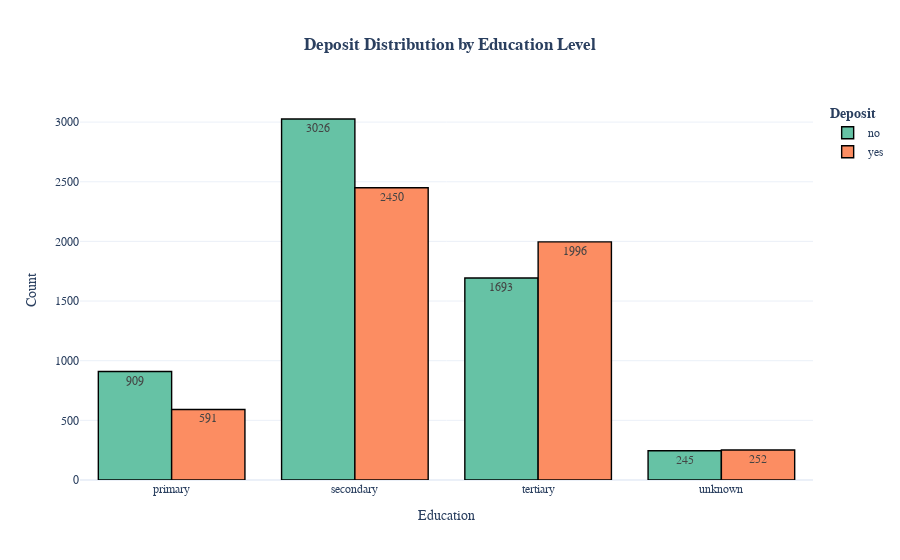

Notebook cell for this chart:
### Code cell
import plotly.express as px

# Countthe number of customers for each education level and deposit status
education_deposit_counts = df.groupby(['education', 'deposit']).size().reset_index(name='count')

# Create the grouped bar plot
fig = px.bar(education_deposit_counts, x='education', y='count', color='deposit', barmode='group',
             text='count', template='plotly_white',
             title='<b>Deposit Distribution by Education Level</b>',
             labels={'education': 'Education', 'count': 'Count', 'deposit': 'Deposit'},
             color_discrete_sequence=px.colors.qualitative.Set2)

# Update marker properties
fig.update_traces(marker=dict(line=dict(color='#000000', width=1.4)))

# Update layout
fig.update_layout(title_x=0.5, legend_title_text='<b>Deposit', font_family="Times New Roman", title_font_family="Times New Roman")

fig.show()

### Figure 1 — Plotly figure (JSON) as saved in the notebook; plotly's stock layout.template omitted (floating-point values rounded to 4 significant figures)
{"data": [{"alignmentgroup": "True", "hovertemplate": "Deposit=no<br>Education=%{x}<br>Count=%{text}<extra></extra>", "legendgroup": "no", "marker": {"color": "rgb(102,194,165)", "line": {"color": "#000000", "width": 1.4}, "pattern": {"shape": ""}}, "name": "no", "offsetgroup": "no", "orientation": "v", "showlegend": true, "text": [909.0, 3026.0, 1693.0, 245.0], "textposition": "auto", "type": "bar", "x": ["primary", "secondary", "tertiary", "unknown"], "xaxis": "x", "y": [909, 3026, 1693, 245], "yaxis": "y"}, {"alignmentgroup": "True", "hovertemplate": "Deposit=yes<br>Education=%{x}<br>Count=%{text}<extra></extra>", "legendgroup": "yes", "marker": {"color": "rgb(252,141,98)", "line": {"color": "#000000", "width": 1.4}, "pattern": {"shape": ""}}, "name": "yes", "offsetgroup": "yes", "orientation": "v", "showlegend": true, "text": [591.0, 2450.0, 1996.0, 252.0], "textposition": "auto", "type": "bar", "x": ["primary", "secondary", "tertiary", "unknown"], "xaxis": "x", "y": [591, 2450, 1996, 252], "yaxis": "y"}], "layout": {"barmode": "group", "font": {"family": "Times New Roman"}, "legend": {"title": {"text": "<b>Deposit"}, "tracegroupgap": 0}, "title": {"font": {"family": "Times New Roman"}, "text": "<b>Deposit Distribution by Education Level</b>", "x": 0.5}, "xaxis": {"anchor": "y", "domain": [0.0, 1.0], "title": {"text": "Education"}}, "yaxis": {"anchor": "x", "domain": [0.0, 1.0], "title": {"text": "Count"}}}}
